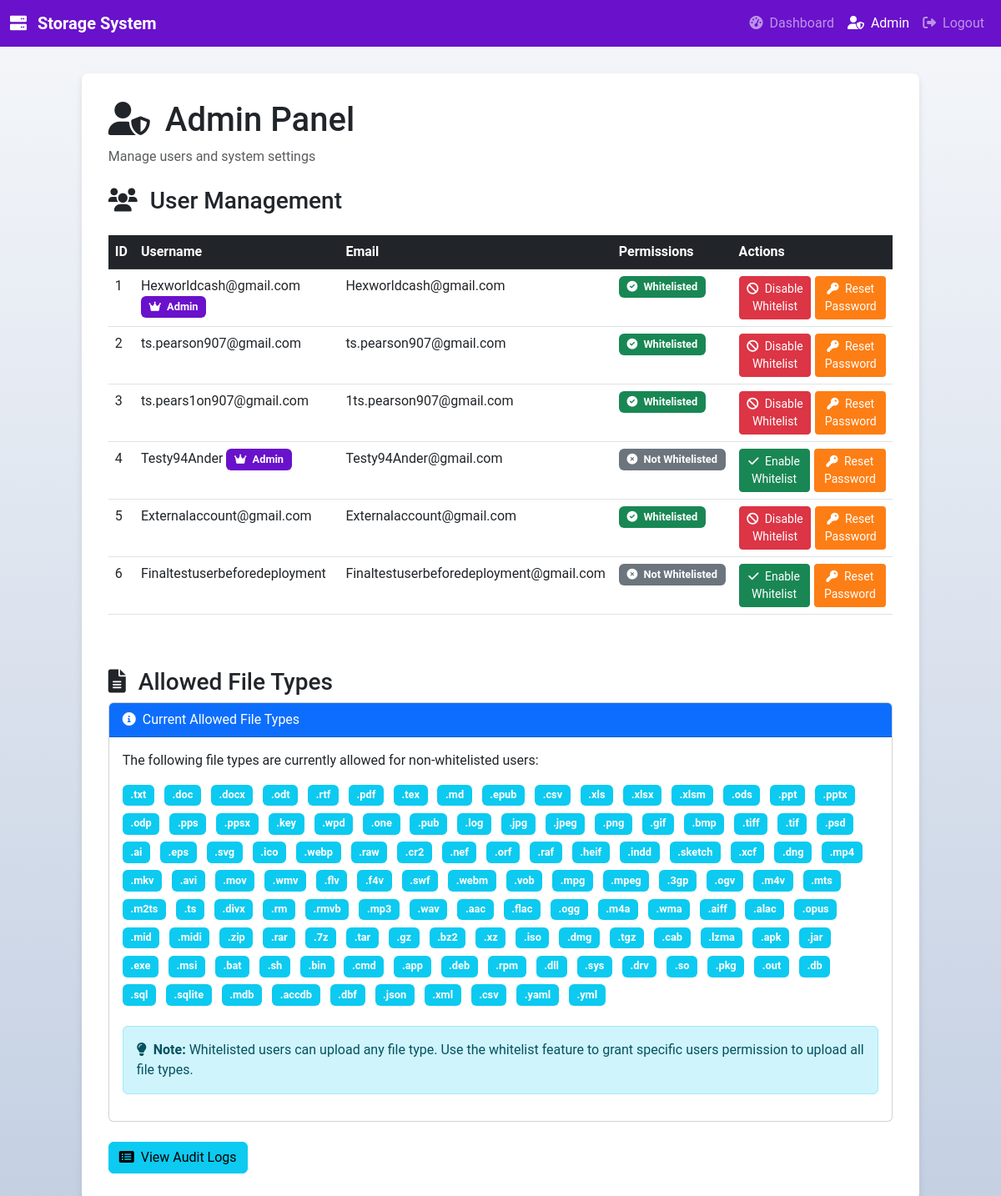
The app's page /admin (signed in) with its own data.
### app/models.py (models this page shows, shortened)
class User(db.Model, UserMixin):
    __tablename__ = 'User'
    id = db.Column(db.Integer, primary_key=True)
    username = db.Column(db.String(80), unique=True, nullable=False)
    email = db.Column(db.String(120), unique=True, nullable=False)
    password = db.Column(db.String(200), nullable=False)
    is_whitelisted = db.Column(db.Boolean, default=False)  # New field for whitelist status
    is_admin = db.Column(db.Boolean, default=False)  # Admin status flag

### app/routes.py (the view)
@main.route('/admin', methods=['GET'])
@login_required
def admin_panel():
    if not current_user.is_admin:  # Using is_admin field instead of user ID
        flash('You do not have permission to access the admin panel.', 'danger')
        return redirect(url_for('main.dashboard'))
    users = User.query.all()
    return render_template('admin.html', users=users, allowed_file_types=ALLOWED_FILE_TYPES)

### app/templates/admin.html (shortened to what this page needs)
<!DOCTYPE html>
<html lang="en">
<head>
    <link href="https://cdn.jsdelivr.net/npm/bootstrap@5.3.0/dist/css/bootstrap.min.css" rel="stylesheet">
    <link href="https://cdnjs.cloudflare.com/ajax/libs/font-awesome/6.0.0-beta3/css/all.min.css" rel="stylesheet">
</head>
<body>
    <nav class="navbar navbar-expand-lg navbar-dark">
        <div class="container-fluid">
            <a class="navbar-brand" href="{{ url_for('main.dashboard') }}">
                <i class="fas fa-server me-2"></i>
                Storage System
            </a>
            <div class="collapse navbar-collapse" id="navbarNav">
                <ul class="navbar-nav ms-auto">
                    <li class="nav-item">
                        <a class="nav-link" href="{{ url_for('main.dashboard') }}">
                            <i class="fas fa-tachometer-alt me-1"></i>
                            Dashboard
                        </a>
                    </li>
                    <li class="nav-item">
                        <a class="nav-link active" href="{{ url_for('main.admin_panel') }}">
                            <i class="fas fa-user-shield me-1"></i>
                            Admin
                        </a>
                    </li>
                    <li class="nav-item">
                        <a class="nav-link" href="{{ url_for('main.logout') }}">
                            <i class="fas fa-sign-out-alt me-1"></i>
                            Logout
                        </a>
                    </li>
                </ul>
            </div>
        </div>
    </nav>
    <div class="container">
        <div class="admin-panel">
            <h1>
                <i class="fas fa-user-shield me-2"></i>
                Admin Panel
            </h1>
            <p class="text-muted">Manage users and system settings</p>
            <h3 class="mt-4">
                <i class="fas fa-users me-2"></i>
                User Management
            </h3>
            <div class="table-responsive">
                <table class="table table-hover">
                    <thead class="table-dark">
                        <tr>
                            <th>ID</th>
                            <th>Username</th>
                            <th>Email</th>
                            <th>Permissions</th>
                            <th>Actions</th>
                        </tr>
                    </thead>
                    <tbody>
                        {% for user in users %}
                            <tr>
                                <td>{{ user.id }}</td>
                                <td>
                                    {{ user.username }}
                                    {% if user.is_admin %}
                                    <span class="badge badge-admin">
                                        <i class="fas fa-crown me-1"></i>
                                        Admin
                                    </span>
                                    {% endif %}
                                </td>
                                <td>{{ user.email }}</td>
                                <td>
                                    {% if user.is_whitelisted %}
                                        <span class="badge bg-success">
                                            <i class="fas fa-check-circle me-1"></i>
                                            Whitelisted
                                        </span>
                                    {% else %}
                                        <span class="badge bg-secondary">
                                            <i class="fas fa-times-circle me-1"></i>
                                            Not Whitelisted
                                        </span>
                                    {% endif %}
                                </td>
                                <td>
                                    <div class="action-buttons">
                                        <form action="{{ url_for('main.toggle_whitelist', user_id=user.id) }}" method="POST" class="d-inline">
                                            {% if user.is_whitelisted %}
                                                <button type="submit" class="btn btn-sm btn-danger">
                                                    <i class="fas fa-ban me-1"></i>
                                                    Disable Whitelist
                                                </button>
                                            {% else %}
                                                <button type="submit" class="btn btn-sm btn-success">
                                                    <i class="fas fa-check me-1"></i>
                                                    Enable Whitelist
                                                </button>
                                            {% endif %}
                                        </form>
                                        <form action="{{ url_for('main.reset_password', user_id=user.id) }}" method="POST" class="d-inline">
                                            <button type="submit" class="btn btn-sm btn-reset" onclick="return confirm('Are you sure you want to reset the password for {{ user.username }} to Temp123!?')">
                                                <i class="fas fa-key me-1"></i>
                                                Reset Password
                                            </button>
                                        </form>
                                    </div>
                                </td>
                            </tr>
                        {% endfor %}
                    </tbody>
                </table>
            </div>
            <h3 class="mt-5">
                <i class="fas fa-file-alt me-2"></i>
                Allowed File Types
            </h3>
            <div class="card">
                <div class="card-header bg-primary text-white">
                    <i class="fas fa-info-circle me-1"></i>
                    Current Allowed File Types
                </div>
                <div class="card-body">
                    <p>The following file types are currently allowed for non-whitelisted users:</p>
                    <div class="mb-3">
                        {% for file_type in allowed_file_types %}
                            <span class="badge bg-info me-2 mb-2">.{{ file_type }}</span>
                        {% endfor %}
                    </div>
                    <div class="alert alert-info">
                        <i class="fas fa-lightbulb me-1"></i>
                        <strong>Note:</strong> Whitelisted users can upload any file type. Use the whitelist feature to grant specific users permission to upload all file types.
                    </div>
                </div>
            </div>
            <div class="mt-4">
                <a href="{{ url_for('main.admin_logs') }}" class="btn btn-info">
                    <i class="fas fa-list-alt me-1"></i>
                    View Audit Logs
                </a>
            </div>
        </div>
    </div>
</body>
</html>

### app/templates/admin.html (style rules this page uses)
body { font-family: 'Roboto', sans-serif; background: linear-gradient(to bottom, #f5f7fa, #c3cfe2); min-height: 100vh; }
.navbar { background: #6a11cb; color: white; }
.navbar .navbar-brand { font-weight: bold; color: white; }
.admin-panel { background: white; border-radius: 8px; box-shadow: 0 4px 8px rgba(0, 0, 0, 0.1); padding: 2rem; margin: 2rem auto; max-width: 90%; }
.table { margin-top: 1rem; }
.badge { font-size: 0.8rem; padding: 0.4rem 0.6rem; }
.btn-reset { background-color: #fd7e14; color: white; }
.badge-admin { background-color: #6a11cb; }
.action-buttons { display: flex; gap: 5px; }

### records on screen
User: id "1", username "Hexworldcash@gmail.com", is_admin True (drawn), email "Hexworldcash@gmail.com", is_whitelisted True (drawn)
User: id "2", username "ts.pearson907@gmail.com", email "ts.pearson907@gmail.com", is_whitelisted True (drawn)
User: id "3", username "ts.pears1on907@gmail.com", email "1ts.pearson907@gmail.com", is_whitelisted True (drawn)
User: id "4", username "Testy94Ander", is_admin True (drawn), email "Testy94Ander@gmail.com", is_whitelisted False (drawn)
User: id "5", username "Externalaccount@gmail.com", email "Externalaccount@gmail.com", is_whitelisted True (drawn)
User: id "6", username "Finaltestuserbeforedeployment", email "Finaltestuserbeforedeployment@gmail.com", is_whitelisted False (drawn)

### other values on screen
{{ file_type }} "txt" "doc" "docx" "odt" "rtf" "pdf" "tex" "md" "epub" "csv" "xls" "xlsx" "xlsm" "ods" "ppt" "pptx" "odp" "pps" "ppsx" "key" "wpd" "one" "pub" "log" "jpg" "jpeg" "png" "gif" "bmp" "tiff" "tif" "psd" "ai" "eps" "svg" "ico" "webp" "raw" "cr2" "nef" "orf" "raf" "heif" "indd" "sketch" "xcf" "dng" "mp4" "mkv" "avi" "mov" "wmv" "flv" "f4v" "swf" "webm" "vob" "mpg" "mpeg" "3gp" "ogv" "m4v" "mts" "m2ts" "ts" "divx" "rm" "rmvb" "mp3" "wav" "aac" "flac" "ogg" "m4a" "wma" "aiff" "alac" "opus" "mid" "midi" "zip" "rar" "7z" "tar" "gz" "bz2" "xz" "iso" "dmg" "tgz" "cab" "lzma" "apk" "jar" "exe" "msi" "bat" "sh" "bin" "cmd" "app" "deb" "rpm" "dll" "sys" "drv" "so" "pkg" "out" "db" "sql" "sqlite" "mdb" "accdb" "dbf" "json" "xml" "csv" "yaml" "yml"
